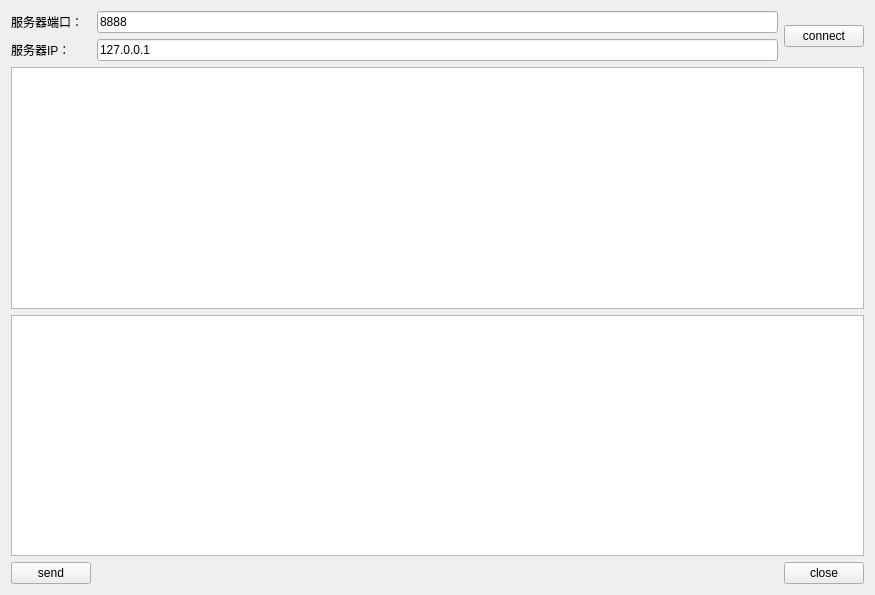
<?xml version="1.0" encoding="UTF-8"?>
<ui version="4.0">
 <class>ClientWidget</class>
 <widget class="QWidget" name="ClientWidget">
  <property name="geometry">
   <rect>
    <x>0</x>
    <y>0</y>
    <width>875</width>
    <height>595</height>
   </rect>
  </property>
  <property name="windowTitle">
   <string>Form</string>
  </property>
  <layout class="QGridLayout" name="gridLayout">
   <item row="0" column="0">
    <widget class="QLabel" name="label">
     <property name="text">
      <string>服务器端口：</string>
     </property>
    </widget>
   </item>
   <item row="0" column="1">
    <widget class="QLineEdit" name="lineEditPort">
     <property name="text">
      <string>8888</string>
     </property>
    </widget>
   </item>
   <item row="1" column="0">
    <widget class="QLabel" name="label_2">
     <property name="text">
      <string>服务器IP：</string>
     </property>
    </widget>
   </item>
   <item row="1" column="1">
    <widget class="QLineEdit" name="lineEditIP">
     <property name="text">
      <string>127.0.0.1</string>
     </property>
    </widget>
   </item>
   <item row="2" column="0" colspan="3">
    <widget class="QTextEdit" name="textEditRead">
     <property name="readOnly">
      <bool>true</bool>
     </property>
    </widget>
   </item>
   <item row="3" column="0" colspan="3">
    <widget class="QTextEdit" name="textEditWrite"/>
   </item>
   <item row="4" column="0">
    <widget class="QPushButton" name="buttonSend">
     <property name="text">
      <string>send</string>
     </property>
    </widget>
   </item>
   <item row="4" column="1">
    <spacer name="horizontalSpacer">
     <property name="orientation">
      <enum>Qt::Horizontal</enum>
     </property>
     <property name="sizeHint" stdset="0">
      <size>
       <width>217</width>
       <height>20</height>
      </size>
     </property>
    </spacer>
   </item>
   <item row="4" column="2">
    <widget class="QPushButton" name="buttonClose">
     <property name="text">
      <string>close</string>
     </property>
    </widget>
   </item>
   <item row="0" column="2" rowspan="2">
    <widget class="QPushButton" name="buttonConnect">
     <property name="text">
      <string>connect</string>
     </property>
    </widget>
   </item>
  </layout>
 </widget>
 <resources/>
 <connections/>
</ui>
